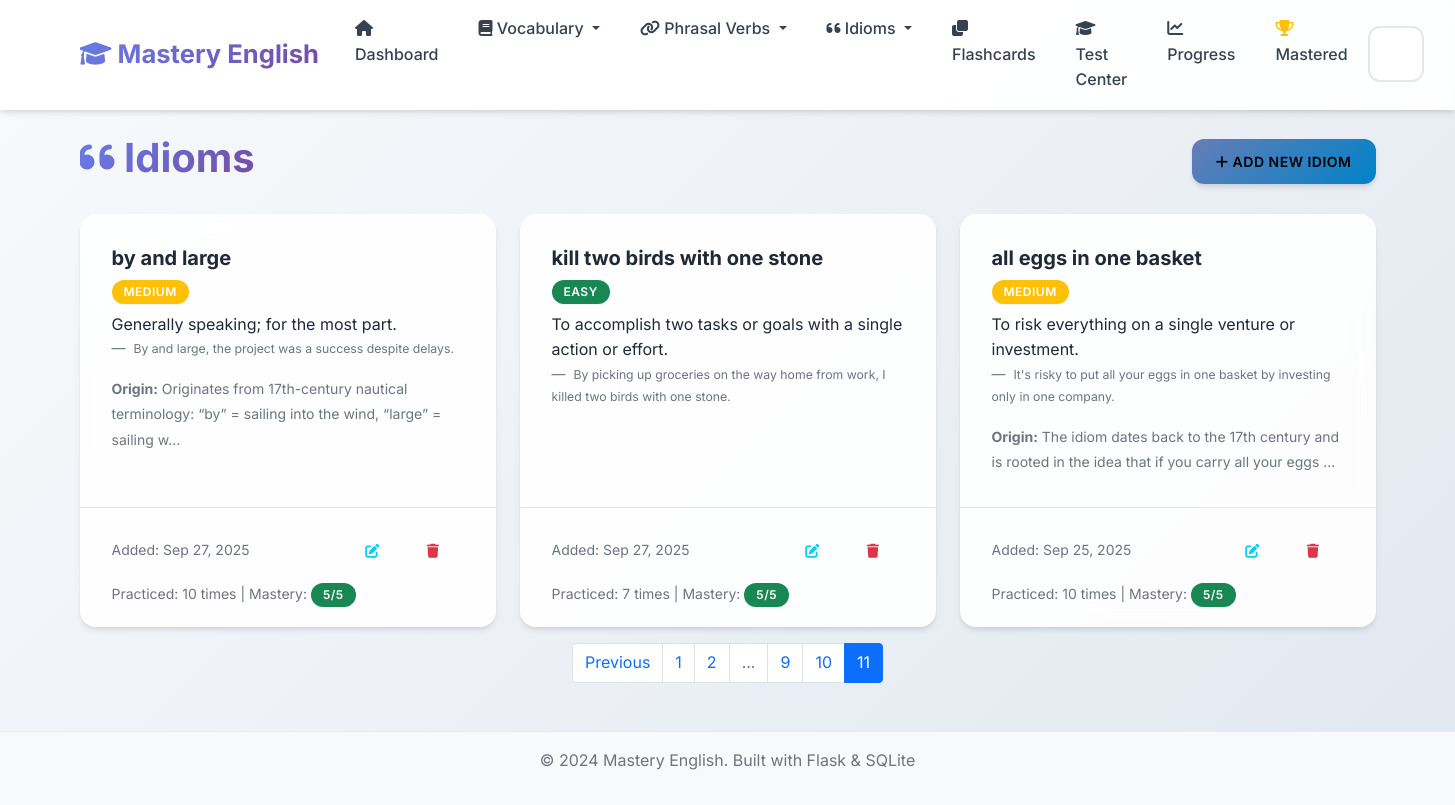
The app's page /idioms?page=11, older data.
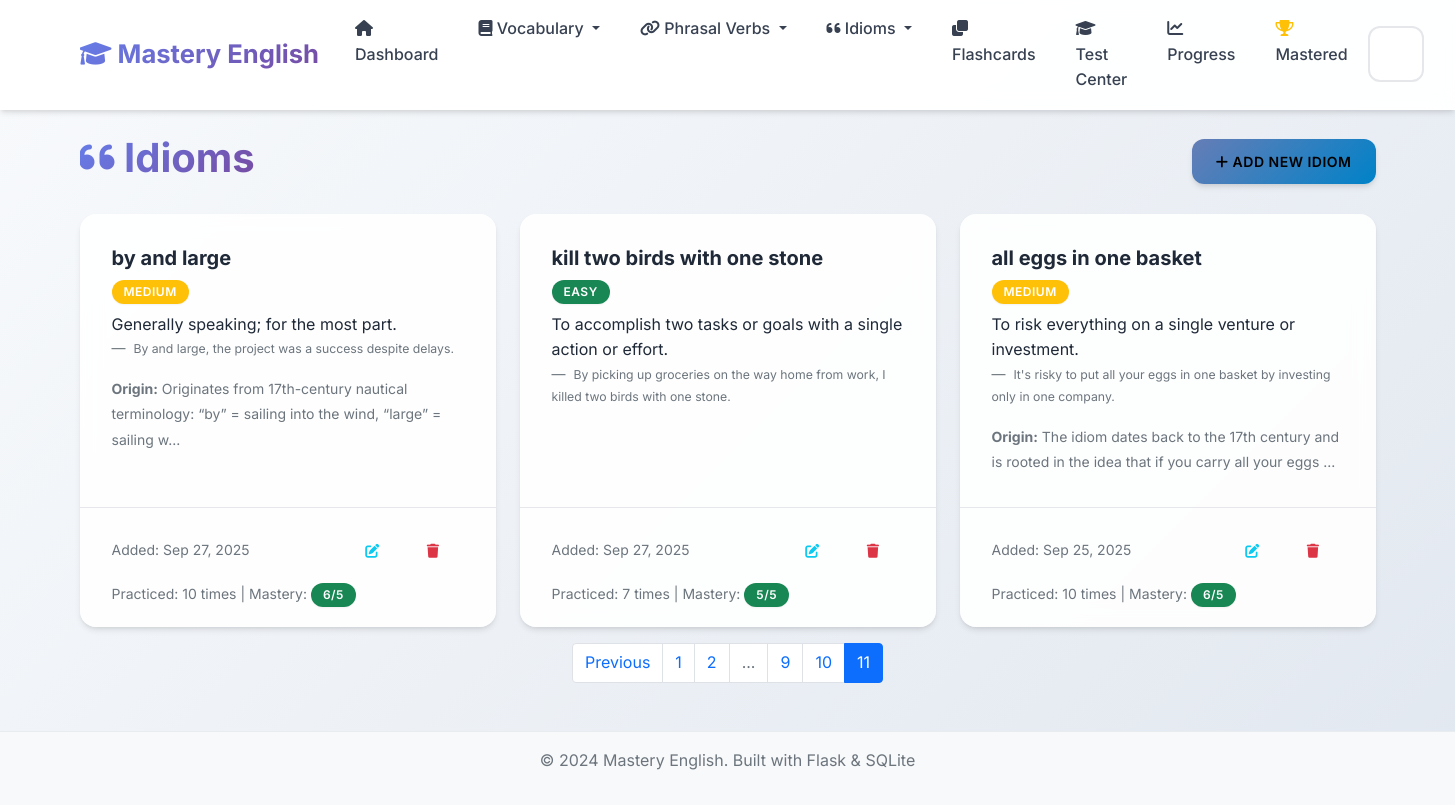
The same page, newer data.
### app.py (models this page shows, shortened)
class Idiom(db.Model):
    __tablename__ = 'idioms'
    id = db.Column(db.Integer, primary_key=True)
    idiom = db.Column(db.String(200), nullable=False)
    meaning = db.Column(db.Text, nullable=False)
    example_sentence = db.Column(db.Text)
    origin = db.Column(db.Text)
    difficulty_level = db.Column(db.String(20), default='medium')
    date_added = db.Column(db.DateTime, default=datetime.utcnow)
    times_practiced = db.Column(db.Integer, default=0)
    last_practiced = db.Column(db.DateTime)
    mastery_level = db.Column(db.Integer, default=0)

### app.py (the view)
@app.route('/idioms')
def idioms_list():
    page = request.args.get('page', 1, type=int)
    idioms = Idiom.query.order_by(Idiom.date_added.desc()).paginate(
        page=page, per_page=10, error_out=False)
    return render_template('idioms_list.html', idioms=idioms)

### templates/idioms_list.html (shortened to what the changed rows need)
{% extends "base.html" %}
{% block content %}
<div class="row">
    <div class="col-12">
        <div class="d-flex justify-content-between align-items-center mb-4">
            <h1>
                <i class="fas fa-quote-left"></i> Idioms
            </h1>
        </div>
    </div>
</div>
{% if idioms.items %}
    <div class="row">
        {% for idiom in idioms.items %}
            <div class="col-md-6 col-lg-4 mb-3">
                <div class="card h-100">
                    <div class="card-body">
                        <h5 class="card-title">{{ idiom.idiom }}</h5>
                        <span class="badge bg-{% if idiom.difficulty_level == 'easy' %}success{% elif idiom.difficulty_level == 'hard' %}danger{% else %}warning{% endif %} mb-2">
                            {{ idiom.difficulty_level.title() }}
                        </span>
                        <p class="card-text">{{ idiom.meaning }}</p>
                        {% if idiom.example_sentence %}
                            <blockquote class="blockquote-footer">
                                <small>{{ idiom.example_sentence }}</small>
                            </blockquote>
                        {% endif %}
                        {% if idiom.origin %}
                            <div class="mt-2">
                                <small class="text-muted">
                                    <strong>Origin:</strong> {{ idiom.origin[:100] }}{% if idiom.origin|length > 100 %}...{% endif %}
                                </small>
                            </div>
                        {% endif %}
                    </div>
                    <div class="card-footer bg-transparent">
                        <div class="d-flex justify-content-between align-items-center">
                            <small class="text-muted">
                                Added: {{ idiom.date_added.strftime('%b %d, %Y') }}
                            </small>
                            <div class="btn-group" role="group">
                                <a href="{{ url_for('edit_idiom', id=idiom.id) }}" class="btn btn-sm btn-outline-info">
                                    <i class="fas fa-edit"></i>
                                </a>
                                <button type="button" class="btn btn-sm btn-outline-danger" onclick="confirmDelete('{{ idiom.idiom }}', '{{ url_for('delete_idiom', id=idiom.id) }}')">
                                    <i class="fas fa-trash"></i>
                                </button>
                            </div>
                        </div>
                        {% if idiom.times_practiced > 0 %}
                            <div class="mt-2">
                                <small class="text-muted">
                                    Practiced: {{ idiom.times_practiced }} times
                                    | Mastery:
                                    <span class="badge bg-{% if idiom.mastery_level >= 4 %}success{% elif idiom.mastery_level >= 2 %}warning{% else %}danger{% endif %}">
                                        {{ idiom.mastery_level }}/5
                                    </span>
                                </small>
                            </div>
                        {% endif %}
                    </div>
                </div>
            </div>
        {% endfor %}
    </div>
{% endif %}
{% endblock %}

Row changes from the older to the newer data that the page shows:
changed Idiom "by and large": mastery_level "5" → "6"
changed Idiom "all eggs in one basket": mastery_level "5" → "6"
